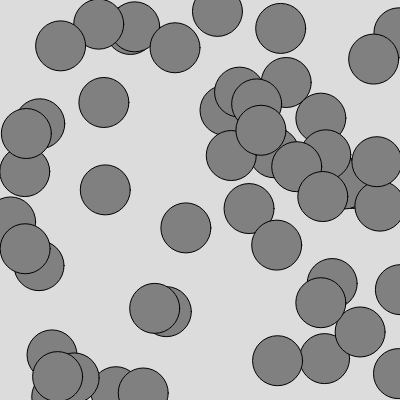
Frame 1 (no input)
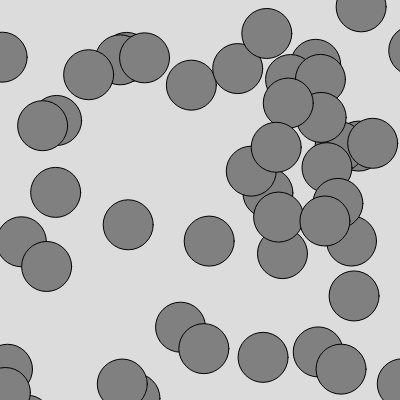
Frame 60 (no input)
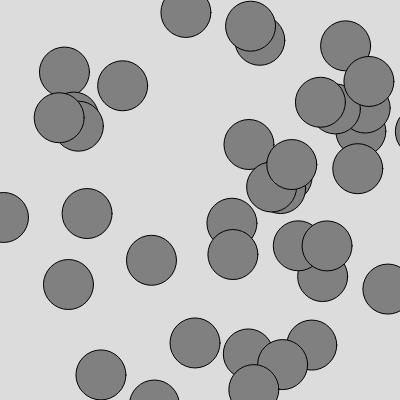
Frame 120 (the mouse pressed at the canvas centre since frame 60)

The p5.js sketch that drew these frames (run headless with seeded random() and noise() and a simulated clock; from frame 60 on, the mouse is pressed at the canvas centre):

// p5.js sketch
// ── sketch.js
let cbs=[]
let numClickables=50

function setup() {
  createCanvas(400, 400 );
  
  for(let i=0; i<numClickables; i++){
    cbs.push(new ClickableBlob(random(width), random(height), 50))
  }
  console.log(cbs)
}

function draw() {
  background(220);
  cbs.forEach(function(cb){
    cb.update()
    cb.show()
  })
}

function mousePressed(){
  cbs.forEach(function(cb){
    cb.click()
  })
}

class ClickableBlob{
  constructor(x,y,s){
    this.tx=x
    this.ty=y
    this.x=x
    this.y=y
     this.vx = random(-1, 1); // Initial velocity in X
    this.vy = random(-1, 1); // Initial velocity in Y
    this.s=s
    this.hover=false
  }
  
  click(){
    if(this.hover){
      this.vx=random(-10, 10)//changes direction suddenly on click
      this.vy=random(-10, 10)
    }
  }
  
  update(){
    this.x+=this.vx;//changes position based on velocity
    this.y+=this.vy;
    let d=dist(this.x, this.y, mouseX, mouseY)
    this.hover = d < this.s/2
  }
  
  show(){
    fill(128)
    if(this.hover){
      fill(0,200,100)
    }
    stroke(0)
    circle(this.x, this.y, this.s, 50 )
  }
  
}
